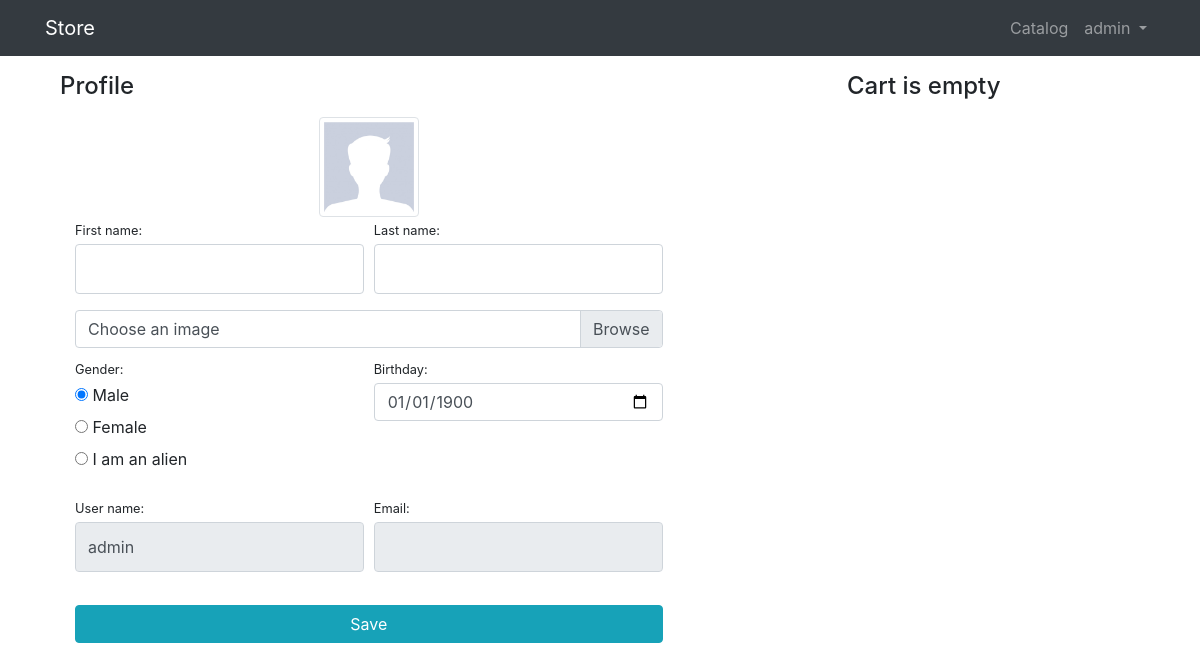
/users/profile/ (signed in), run on an earlier commit of the app's database.
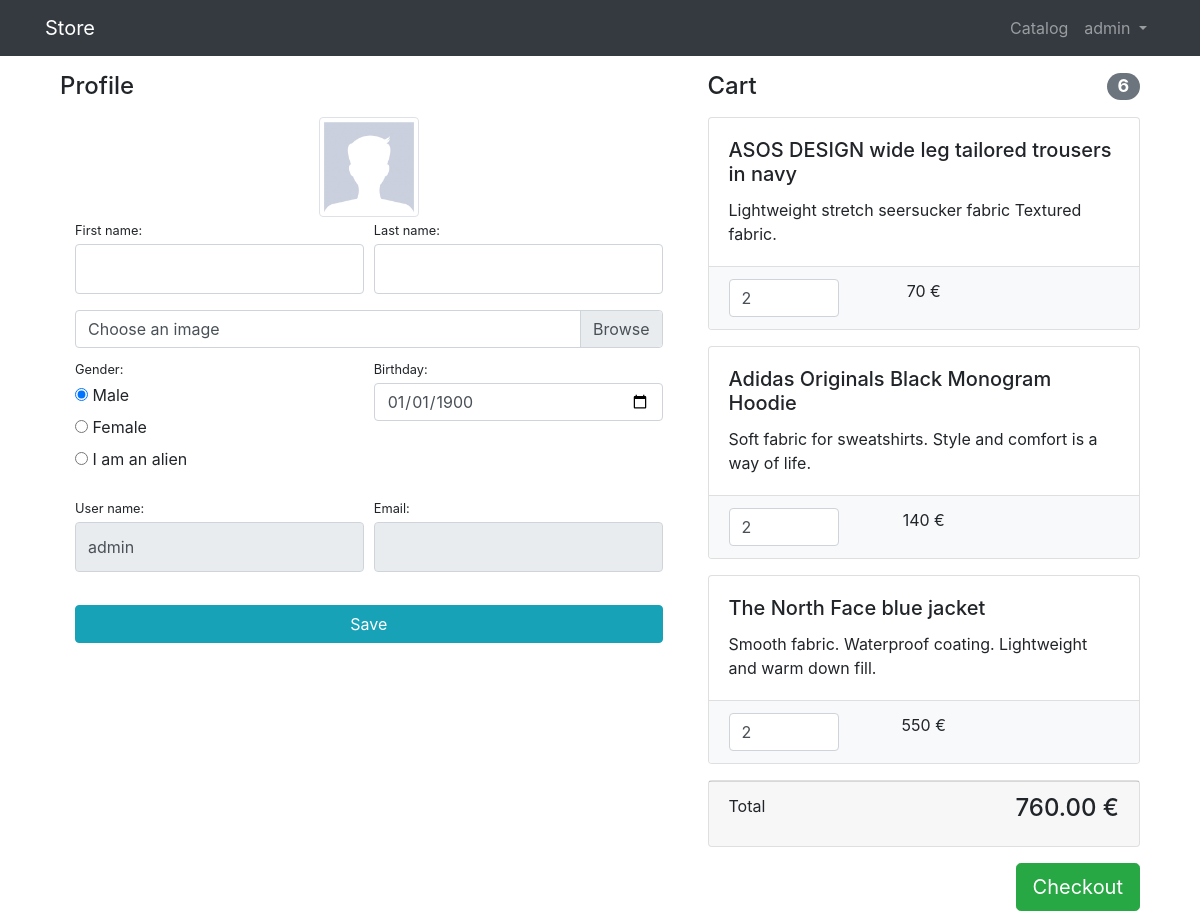
And on a later commit of the database.
### users/models.py (models this page shows)
class User(AbstractUser):
    GENDERS = [
        ('m', 'Male'),
        ('f', 'Female'),
        ('o', 'I am an alien'),
    ]
    image = models.ImageField(upload_to='users_image', null=True, blank=True)
    gender = models.CharField(max_length=1, choices=GENDERS, default='m')
    birthday = models.DateField(blank=True, null=True, default=None)
    email = models.EmailField(unique=True)
    is_verified_email = models.BooleanField(default=False)

### products/models.py (models this page shows, shortened)
class CartItem(models.Model):
    product = models.ForeignKey(to=Product, on_delete=models.CASCADE)
    user = models.ForeignKey(to=User, on_delete=models.CASCADE)
    quantity = models.PositiveSmallIntegerField(default=0)
    create = models.DateTimeField(auto_now_add=True)
    objects = CartQuerySet.as_manager()
    def cost(self):
        return self.quantity * self.product.price

class Product(models.Model):
    name = models.CharField(max_length=250)
    description = models.TextField()
    image = models.ImageField(upload_to='prod_images/')
    price = models.DecimalField(max_digits=10, decimal_places=2)
    quantity = models.PositiveIntegerField(default=0)
    category = models.ForeignKey(to=ProdCategory, on_delete=models.CASCADE)

### users/views.py (the view)
# urls.py: path('profile/', ProfileView.as_view(), name='profile'),
class ProfileView(LoginRequiredMixin, SuccessMessageMixin, TitleMixin, UpdateView):
    title = 'Personal account'
    model = User
    form_class = UserProfileForm
    template_name = 'users/profile.html'
    success_url = reverse_lazy('users:profile')
    success_message = 'Your profile data has been successfully changed!'
    def get_object(self, queryset=None):
        return self.request.user
    def get_context_data(self, **kwargs):
        context = super().get_context_data(**kwargs)
        context['cart_items'] = CartItem.objects.filter(user=self.object)
        return context

### users/forms.py
class UserProfileForm(SetHtmlClassMixin, UserChangeForm):
    def __init__(self, *args, **kwargs):
        super().__init__(*args, **kwargs)
        self.fields['username'].disabled = True
        self.fields['username'].label = 'User name'
        self.fields['email'].disabled = True
    class Meta:
        model = User
        fields = ('image', 'first_name', 'last_name', 'username', 'email', 'gender', 'birthday',)
        widgets = {
            'image': forms.FileInput(attrs={
                'class': 'custom-file-input',
                'size': '50',
            }),
            'gender': forms.RadioSelect(attrs={
                'class': "form-gender",
            }),
            'birthday': forms.DateInput(attrs={
                'type': 'date',
                'class': 'form-control',
            }),
        }

### products/models.py (called while the page is built)
    def total_quantity(self):
        return sum(item.quantity for item in self)

    def total_cost(self):
        return sum(item.cost() for item in self)

### users/templatetags/custom_filters.py (called while the page is built)
@register.filter
def add_label_class(label_tag, css_class):
    index = label_tag.find('>')
    updated_label_tag = label_tag[:index] + f' class="{css_class}"' + label_tag[index:]
    return updated_label_tag

### users/views.py (called while the page is built)
    def get_context_data(self, **kwargs):
        return super().get_context_data(**kwargs, title=self.title)

### users/templates/users/profile.html (shortened to what this page needs)
{% extends 'products/base.html' %}
{% load static %}
{% load custom_filters %}
{% block css %}
    <link href="{% static 'vendor/css/profile.css' %}" rel="stylesheet">
{% endblock %}
{% block content %}
    <div class="container">
        <div class="row">
            <div class="col-lg-7">
                <h4 class="mt-3 mb-3">Profile</h4>
                <div class="col-lg-12 text-center">
                    <img width="100" height="100"
                         class="img-thumbnail"
                         src="{% if user.image %}{{ user.image.url }}
                {% else %}{% static 'vendor/img/users/default_avatar.jpg' %}{% endif %}"
                         alt="User avatar">
                </div>
                <div class="container">
                    <form action="{% url 'users:profile' %}" method="post" enctype="multipart/form-data">
                        <div class="form-row">
                            <div class="col-lg-6">
                                <div class="form-group">
                                    {{ form.first_name.label_tag|add_label_class:"small mb-1"|safe }}
                                    {{ form.first_name }}
                                </div>
                            </div>
                            <div class="col-lg-6">
                                <div class="form-group">
                                    {{ form.last_name.label_tag|add_label_class:"small mb-1"|safe }}
                                    {{ form.last_name }}
                                </div>
                            </div>
                        </div>
                        <div class="form-row mb-2">
                            <div class="col-lg-12">
                                <div class="custom-file">
                                    <label class="custom-file-label" for="{{ form.image.id_for_label }}">
                                        Choose an image</label>
                                </div>
                            </div>
                        </div>
                        <div class="form-row">
                            <div class="col-lg-6">
                                <div class="form-group">
                                    {{ form.gender.label_tag|add_label_class:"small mb-1"|safe }}
                                    {{ form.gender }}
                                </div>
                            </div>
                            <div class="col-lg-6">
                                <div class="form-group">
                                    {{ form.birthday.label_tag|add_label_class:"small mb-1"|safe }}
                                    {{ form.birthday}}
                                </div>
                            </div>
                        </div>
                        <div class="form-row">
                            <div class="col-lg-6">
                                {{ form.username.label_tag|add_label_class:"small mb-1"|safe }}
                                {{ form.username }}
                            </div>
                            <div class="col-lg-6">
                                {{ form.email.label_tag|add_label_class:"small mb-1"|safe }}
                                {{ form.email }}
                            </div>
                        </div>
                        <div class="form-row">
                            <div class="col-lg-12" style="margin-top: 33px;">
                                <input class="btn btn-info btn-block" type="submit" value="Save">
                            </div>
                        </div>
                    </form>
                </div>
            </div>
            <div class="col-lg-5">
                {% include 'users/cart.html' %}
            </div>
        </div>
    </div>
{% endblock %}

### products/templates/products/base.html (shortened to what this page needs)
{% load static %}
<!DOCTYPE html>
<html lang="en">
<head>
    <link href="{% static '/vendor/bootstrap/css/bootstrap.min.css' %}" rel="stylesheet">
    <link href="{% static 'vendor/css/base_messages.css' %}" rel="stylesheet">
    {% block css %} {% endblock %}
</head>
<body>
<nav class="navbar navbar-expand-lg navbar-dark bg-dark fixed-top">
    <div class="container">
        <a class="navbar-brand" href="{% url 'index' %}">Store</a>
        <div class="collapse navbar-collapse" id="navbarResponsive">
            <ul class="navbar-nav ml-auto">
                <li class="nav-item">
                    <a class="nav-link" href="{% url 'products:category' 0 %}">Catalog
                    </a>
                </li>
                {% if user.is_authenticated %}
                    <li class="nav-item dropdown">
                        <a class="nav-link dropdown-toggle" href="#" id="navbarDropdown" role="button"
                           data-bs-toggle="dropdown" aria-expanded="false">
                            {{ user.username }}
                        </a>
                    </li>
                {% else %}
                    <li class="nav-item">
                        <a class="nav-link" href="{% url 'users:login' %}">Log in <i class="fas fa-sign-in-alt"></i></a>
                    </li>
                {% endif %}
            </ul>
        </div>
    </div>
</nav>
<div class="container">
    {% block content %}{% endblock %}
</div>
</body>
</html>

### users/templates/users/cart.html (shortened to what this page needs)
{% load custom_filters %}
{% if cart_items %}
    <h4 class="mt-3 mb-3 d-flex justify-content-between align-items-center mb-3">
        Cart <span class="badge badge-secondary badge-pill">{{ cart_items.total_quantity }}</span>
    </h4>
    {% for cart_item in cart_items %}
        <div class="card mb-3">
            <div class="card-body">
                <h5 class="card-title">{{ cart_item.product.name }}</h5>
                <p class="card-text">{{ cart_item.product.description }}</p>
            </div>
            <ul class="list-group list-group-flush">
                <li class="list-group-item bg-light">
                    <div class="row text-center">
                        <div class="col-lg-4">
                            <input name="basketID" type="number" class="form-control"
                                   value="{{ cart_item.quantity }}" min="0">
                        </div>
                        <div class="col-lg-4">{{ cart_item.cost|floatformat:"-2" }} €</div>
                        <div class="col-lg-4">
                        </div>
                    </div>
                </li>
            </ul>
        </div>
    {% endfor %}
    <div class="card mb-3">
        <div class="card-footer">
            <p class="float-left">Total</p>
            <h4 class="float-right">{{ cart_items.total_cost }} €</h4>
        </div>
    </div>
    <a class="btn btn-success btn-lg float-right" href="../orders/order-create.html">
        Checkout
    </a>
{% else %}
    <h4 class="mt-3 mb-3 text-center">
        Cart is empty
    </h4>
{% endif %}

What changed in the data, as far as the page shows it:
added CartItem: total_quantity "6", product.name "ASOS DESIGN wide leg tailored trousers in navy", product.description "Lightweight stretch seersucker fabric Textured fabric.", basketID "2", cost "70", total_cost "760.00"
added CartItem: product.name "Adidas Originals Black Monogram Hoodie", product.description "Soft fabric for sweatshirts. Style and comfort is a way of life.", basketID "2", cost "140"
added CartItem: product.name "The North Face blue jacket", product.description "Smooth fabric. Waterproof coating. Lightweight and warm down fill.", basketID "2", cost "550"
Also different on the page:
text no longer shown: "Cart is empty"
text now shown: "Cart Total € Checkout"
